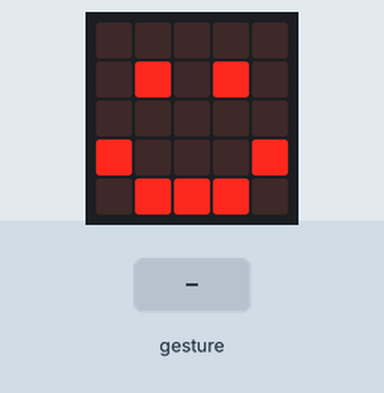
Recording of a program running on a simulated BBC micro:bit running MicroPython. On the bench: the board's 5×5 LED display. The inputs (shaded band) are chosen by the test bench. A tilt is held for 1.5 s and a shake lasts 1 s, then the board lies face up again.

Above: at 1.2 s.
1.3 s: gesture 'shake'
At 2.0 s:
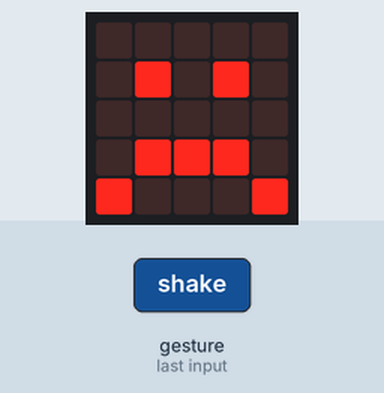
Timing chart, 0 to 4.3 s (numbered marks = the images above; inputs shaded):
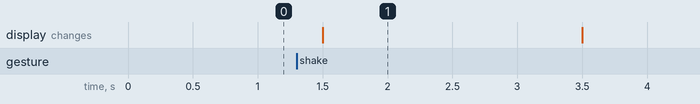

The program:

06_shake.py
```python
from microbit import display, Image, accelerometer, sleep
display.show(Image.HAPPY)

# if you shake the device, you make microbit sad
while True:
   if accelerometer.was_gesture('shake'):
       display.show(Image.SAD)
       sleep(2000)
       display.show(Image.HAPPY)
```

Measured:
- after the input at 1.3 s, the display: changes after 0.20 s (image 1)
- what the display in image 1 shows lasts 2.0 s, from 1.5 s to 3.5 s
